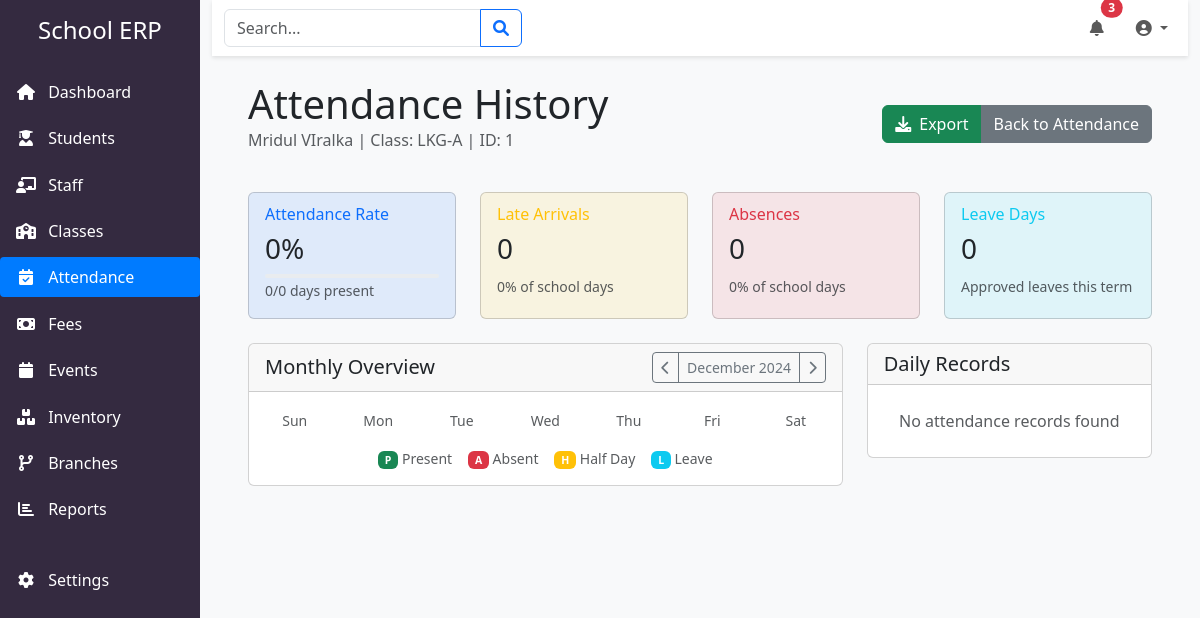
Screenshot of /attendance/student/1/history with the database file from the repository.
### app/models/models.py (models this page shows, shortened)
class TimestampMixin:
    created_at = db.Column(db.DateTime, default=datetime.utcnow)
    updated_at = db.Column(db.DateTime, default=datetime.utcnow, onupdate=datetime.utcnow)

class Student(db.Model, TimestampMixin):
    __tablename__ = 'student'
    id = db.Column(db.Integer, primary_key=True)
    first_name = db.Column(db.String(50), nullable=False)
    middle_name = db.Column(db.String(50))
    last_name = db.Column(db.String(50), nullable=False)
    date_of_birth = db.Column(db.Date, nullable=False)
    blood_group = db.Column(db.String(5))
    aadhaar_number = db.Column(db.String(12), unique=True)
    class_id = db.Column(db.Integer, db.ForeignKey('class.id'), nullable=False)
    branch_id = db.Column(db.Integer, db.ForeignKey('branch.id'), nullable=False)
    transport_route_id = db.Column(db.Integer, db.ForeignKey('transport_route.id'))
    joining_date = db.Column(db.Date, nullable=False)
    is_active = db.Column(db.Boolean, default=True)
    parents = db.relationship('Parent', secondary='student_parent', back_populates='students')
    documents = db.relationship(
       'Document',
        primaryjoin="and_(Student.id == foreign(Document.entity_id), "
                    "Document.entity_type == 'STUDENT')",
        backref=db.backref('student', uselist=False),
        viewonly=True
    )
    attendance = db.relationship(
        'Attendance',
        primaryjoin="and_(Student.id == foreign(Attendance.entity_id), "
                    "Attendance.entity_type == 'STUDENT')",
        backref=db.backref('student', uselist=False),
        viewonly=True
    )
    fees = db.relationship(
        'FeeTransaction',
        primaryjoin="and_(Student.id == foreign(FeeTransaction.entity_id), "
                    "FeeTransaction.entity_type == 'STUDENT')",
        backref=db.backref('student', uselist=False),
        viewonly=True
    )
    academic_records = db.relationship('AcademicRecord', backref='student', lazy=True)
    @property
    def full_name(self):
        if self.middle_name:
            return f"{self.first_name} {self.middle_name} {self.last_name}"
        return f"{self.first_name} {self.last_name}"
    password_hash = db.Column(db.String(255))
    last_login = db.Column(db.DateTime)

class Class(db.Model):
    __tablename__ = 'class'
    id = db.Column(db.Integer, primary_key=True)
    name = db.Column(db.String(50), nullable=False)
    section = db.Column(db.String(10), nullable=False)
    academic_year = db.Column(db.Integer, nullable=False)
    primary_teacher_id = db.Column(db.Integer, db.ForeignKey('staff.id'))
    capacity = db.Column(db.Integer, default=30)
    is_active = db.Column(db.Boolean, default=True)
    students = db.relationship('Student', backref='class_group', lazy=True)
    primary_teacher = db.relationship('Staff', backref='primary_class', foreign_keys=[primary_teacher_id])
    subjects = db.relationship('Subject', backref='class_group', lazy=True)
    __table_args__ = (
        db.UniqueConstraint('name', 'section', 'academic_year', name='unique_class_section'),
    )

### app/routes/attendance.py (the view)
@bp.route('/student/<int:student_id>/history')
def student_history(student_id):
    student = Student.query.get_or_404(student_id)
    month = request.args.get('month', type=int, default=date.today().month)
    year = request.args.get('year', type=int, default=date.today().year)
    attendance_records = Attendance.query.filter(
        Attendance.entity_type == 'STUDENT',
        Attendance.entity_id == student_id,
        db.extract('month', Attendance.date) == month,
        db.extract('year', Attendance.date) == year
    ).order_by(Attendance.date.desc()).all()
    return render_template('attendance/student_history.html',
                         student=student,
                         attendance_records=attendance_records,
                         month=month,
                         year=year)

### app/templates/attendance/student_history.html (shortened to what this page needs)
{% extends "base.html" %}
{% block content %}
<div class="container-fluid">
    <div class="d-flex justify-content-between align-items-center mb-4">
        <div>
            <h1 class="mb-0">Attendance History</h1>
            <p class="text-muted">
                {{ student.full_name }} |
                Class: {{ student.class_group.name }}-{{ student.class_group.section }} |
                ID: {{ student.id }}
            </p>
        </div>
        <div class="btn-group">
            <button type="button" class="btn btn-success" onclick="exportHistory()">
                <i class="fas fa-download me-2"></i>Export
            </button>
            <a href="{{ url_for('attendance.student_attendance') }}" class="btn btn-secondary">
                Back to Attendance
            </a>
        </div>
    </div>
    <div class="row mb-4">
        <div class="col-md-3">
            <div class="card bg-primary bg-opacity-10 h-100">
                <div class="card-body">
                    <h6 class="text-primary card-subtitle mb-2">Attendance Rate</h6>
                    {% set present_days = attendance_records|selectattr('status', 'eq', 'PRESENT')|list|length %}
                    {% set total_days = attendance_records|length %}
                    {% set percentage = (present_days / total_days * 100)|round|int if total_days > 0 else 0 %}
                    <h3 class="card-title mb-0">{{ percentage }}%</h3>
                    <div class="mt-2">
                        <div class="progress" style="height: 4px;">
                        </div>
                        <small class="text-muted">{{ present_days }}/{{ total_days }} days present</small>
                    </div>
                </div>
            </div>
        </div>
        <div class="col-md-3">
            <div class="card bg-warning bg-opacity-10 h-100">
                <div class="card-body">
                    <h6 class="text-warning card-subtitle mb-2">Late Arrivals</h6>
                    {% set late_count = attendance_records|selectattr('arrival_time')|selectattr('arrival_time', 'gt', 'expected_arrival_time')|list|length %}
                    <h3 class="card-title mb-0">{{ late_count }}</h3>
                    <div class="mt-2">
                        <small class="text-muted">
                            {{ (late_count / total_days * 100)|round|int if total_days > 0 else 0 }}% of school days
                        </small>
                    </div>
                </div>
            </div>
        </div>
        <div class="col-md-3">
            <div class="card bg-danger bg-opacity-10 h-100">
                <div class="card-body">
                    <h6 class="text-danger card-subtitle mb-2">Absences</h6>
                    {% set absent_days = attendance_records|selectattr('status', 'eq', 'ABSENT')|list|length %}
                    <h3 class="card-title mb-0">{{ absent_days }}</h3>
                    <div class="mt-2">
                        <small class="text-muted">
                            {{ (absent_days / total_days * 100)|round|int if total_days > 0 else 0 }}% of school days
                        </small>
                    </div>
                </div>
            </div>
        </div>
        <div class="col-md-3">
            <div class="card bg-info bg-opacity-10 h-100">
                <div class="card-body">
                    <h6 class="text-info card-subtitle mb-2">Leave Days</h6>
                    {% set leave_days = attendance_records|selectattr('status', 'eq', 'LEAVE')|list|length %}
                    <h3 class="card-title mb-0">{{ leave_days }}</h3>
                    <div class="mt-2">
                        <small class="text-muted">Approved leaves this term</small>
                    </div>
                </div>
            </div>
        </div>
    </div>
    <div class="row">
        <div class="col-md-8">
            <div class="card">
                <div class="card-header d-flex justify-content-between align-items-center">
                    <h5 class="card-title mb-0">Monthly Overview</h5>
                    <div class="btn-group">
                        <button type="button" class="btn btn-sm btn-outline-secondary" onclick="previousMonth()">
                            <i class="fas fa-chevron-left"></i>
                        </button>
                        <button type="button" class="btn btn-sm btn-outline-secondary">
                            {{ month|month_name }} {{ year }}
                        </button>
                        <button type="button" class="btn btn-sm btn-outline-secondary" onclick="nextMonth()">
                            <i class="fas fa-chevron-right"></i>
                        </button>
                    </div>
                </div>
                <div class="card-body">
                    <div class="attendance-calendar">
                        <div class="row text-center mb-2">
                            {% for day in ['Sun', 'Mon', 'Tue', 'Wed', 'Thu', 'Fri', 'Sat'] %}
                            <div class="col"><small class="text-muted">{{ day }}</small></div>
                            {% endfor %}
                        </div>
                        <div class="mt-3 d-flex justify-content-center gap-3">
                            <small class="text-muted">
                                <span class="badge bg-success">P</span> Present
                            </small>
                            <small class="text-muted">
                                <span class="badge bg-danger">A</span> Absent
                            </small>
                            <small class="text-muted">
                                <span class="badge bg-warning">H</span> Half Day
                            </small>
                            <small class="text-muted">
                                <span class="badge bg-info">L</span> Leave
                            </small>
                        </div>
                    </div>
                </div>
            </div>
        </div>
        <div class="col-md-4">
            <div class="card">
                <div class="card-header">
                    <h5 class="card-title mb-0">Daily Records</h5>
                </div>
                <div class="card-body p-0">
                    <div class="list-group list-group-flush">
                        {% for record in attendance_records %}
                        <div class="list-group-item">
                            <div class="d-flex justify-content-between align-items-center">
                                <div>
                                    <h6 class="mb-1">{{ record.date.strftime('%d %b, %Y') }}</h6>
                                    {% if record.arrival_time %}
                                    <small class="text-muted">
                                        Arrived: {{ record.arrival_time.strftime('%H:%M') }}
                                        {% if record.arrival_time > record.expected_arrival_time %}
                                        <span class="text-warning">(Late)</span>
                                        {% endif %}
                                    </small>
                                    {% endif %}
                                </div>
                                <span class="badge {% if record.status == 'PRESENT' %}bg-success
                                               {% elif record.status == 'ABSENT' %}bg-danger
                                               {% elif record.status == 'LEAVE' %}bg-info
                                               {% else %}bg-warning{% endif %}">
                                    {{ record.status }}
                                </span>
                            </div>
                            {% if record.remarks %}
                            <small class="text-muted d-block mt-1">{{ record.remarks }}</small>
                            {% endif %}
                        </div>
                        {% else %}
                        <div class="text-center py-4">
                            <p class="text-muted mb-0">No attendance records found</p>
                        </div>
                        {% endfor %}
                    </div>
                </div>
            </div>
        </div>
    </div>
</div>
{% endblock %}

### app/templates/base.html (style rules this page uses)
:root { --sidebar-bg: #342a40; --sidebar-hover: rgba(255,255,255,0.1); --active-link: #007bff; --content-bg: #f8f9fa; }

### rows the page displays
Student: full_name "Mridul VIralka", id "1"
Class: class_group.name "LKG", class_group.section "A"

### other values shown
{{ percentage }} "0"
{{ present_days }} "0"
{{ total_days }} "0"
{{ late_count }} "0"
{{ (late_count / total_days * 100)|round|int if total_days > 0 else 0 }} "0"
{{ absent_days }} "0"
{{ (absent_days / total_days * 100)|round|int if total_days > 0 else 0 }} "0"
{{ leave_days }} "0"
{{ month|month_name }} "December"
{{ year }} "2024"
{{ day }} "Sun" "Mon" "Tue" "Wed" "Thu" "Fri" "Sat"
